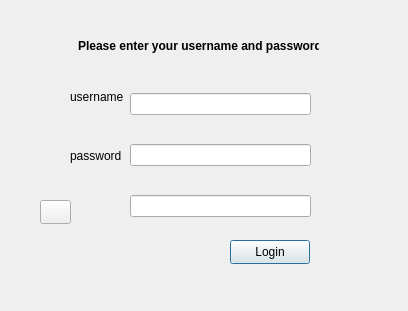
<?xml version="1.0" encoding="UTF-8"?>
<ui version="4.0">
 <class>LoginDialog</class>
 <widget class="QDialog" name="LoginDialog">
  <property name="geometry">
   <rect>
    <x>0</x>
    <y>0</y>
    <width>408</width>
    <height>311</height>
   </rect>
  </property>
  <property name="windowTitle">
   <string>Dialog</string>
  </property>
  <property name="windowIcon">
   <iconset theme="QIcon::ThemeIcon::EditUndo"/>
  </property>
  <widget class="QWidget" name="horizontalLayoutWidget">
   <property name="geometry">
    <rect>
     <x>70</x>
     <y>70</y>
     <width>241</width>
     <height>171</height>
    </rect>
   </property>
   <layout class="QHBoxLayout" name="horizontalLayout">
    <item>
     <layout class="QVBoxLayout" name="verticalLayout_2">
      <item>
       <widget class="QLabel" name="label">
        <property name="text">
         <string>username</string>
        </property>
       </widget>
      </item>
      <item>
       <widget class="QLabel" name="label_2">
        <property name="text">
         <string>password</string>
        </property>
       </widget>
      </item>
      <item>
       <widget class="QLabel" name="captchaLabel">
        <property name="text">
         <string/>
        </property>
        <property name="alignment">
         <set>Qt::AlignmentFlag::AlignCenter</set>
        </property>
       </widget>
      </item>
     </layout>
    </item>
    <item>
     <layout class="QVBoxLayout" name="verticalLayout">
      <item>
       <widget class="QLineEdit" name="usernameLineEdit"/>
      </item>
      <item>
       <widget class="QLineEdit" name="passwordLineEdit">
        <property name="echoMode">
         <enum>QLineEdit::EchoMode::Password</enum>
        </property>
       </widget>
      </item>
      <item>
       <widget class="QLineEdit" name="captchaLineEdit"/>
      </item>
     </layout>
    </item>
   </layout>
  </widget>
  <widget class="QPushButton" name="pushButton">
   <property name="geometry">
    <rect>
     <x>230</x>
     <y>240</y>
     <width>80</width>
     <height>24</height>
    </rect>
   </property>
   <property name="text">
    <string>Login</string>
   </property>
  </widget>
  <widget class="QLabel" name="label_3">
   <property name="geometry">
    <rect>
     <x>78</x>
     <y>30</y>
     <width>241</width>
     <height>31</height>
    </rect>
   </property>
   <property name="font">
    <font>
     <bold>true</bold>
    </font>
   </property>
   <property name="text">
    <string>Please enter your username and password.</string>
   </property>
  </widget>
  <widget class="QPushButton" name="refreshCaptcha">
   <property name="geometry">
    <rect>
     <x>40</x>
     <y>200</y>
     <width>31</width>
     <height>24</height>
    </rect>
   </property>
   <property name="focusPolicy">
    <enum>Qt::FocusPolicy::NoFocus</enum>
   </property>
   <property name="text">
    <string/>
   </property>
   <property name="icon">
    <iconset theme="QIcon::ThemeIcon::DocumentRevert"/>
   </property>
  </widget>
 </widget>
 <resources/>
 <connections/>
</ui>
